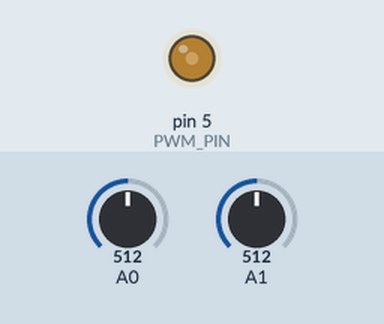
A sketch run on a simulated Arduino Uno, built with avr-gcc and run on an emulated ATmega328P. Shown: output pins drawn as LEDs (lit = HIGH). The inputs (shaded band) are chosen by the test bench; at power-on: A1 = 512, A0 = 512.

Above: at 1.3 s.
1.4 s: A1 set to 900
At 3.6 s:
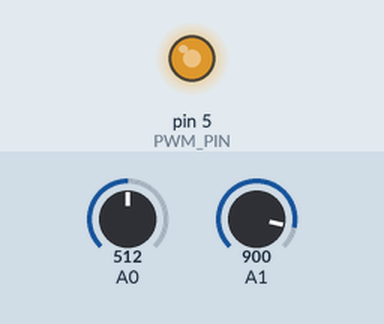
4.4 s: A1 set to 660
7.4 s: A1 set to 631
At 8.3 s:
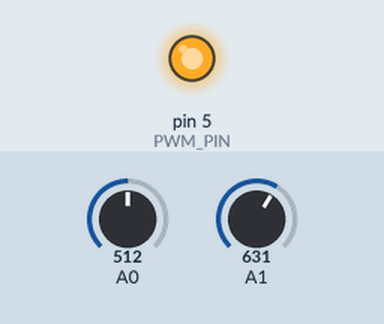
12.0 s: A0 set to 265
13.5 s: A1 set to 708
16.5 s: A1 set to 731
At 18.3 s:
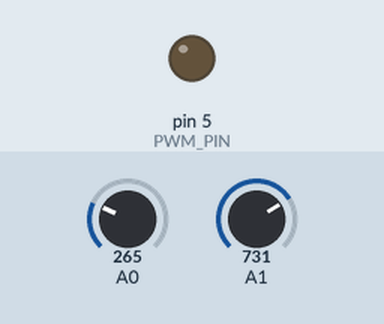
Timing chart, 0 to 19.5 s (numbered marks = the images above; inputs shaded):
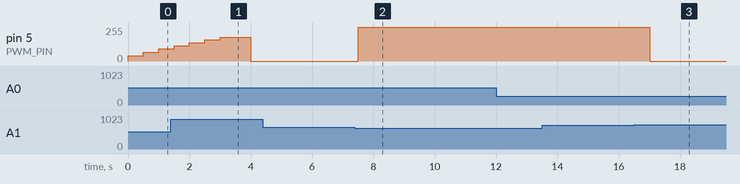

The sketch:

MegaMonsterFridge.ino
```cpp
// MegaMonster Peltier Fridge
// Kent Altobelli

#include "Fridge.h"

#define LOOP_TIME 500  // ms

#define SS_SIG 30  // Based on thermal leakage (rqd for steady state)
#define P_COEF 10
#define I_COEF 0
#define D_COEF 0


CFridge fridge;  // Instance of fridge
boolean success;


void setup()
{
  //Serial.begin(9600);
}

void loop()
{
  // Calculate and send control response to peltier to maintain temp
  success = fridge.control_fridge(SS_SIG, P_COEF, I_COEF, D_COEF);

  delay(LOOP_TIME);
}
```

Fridge.cpp
```cpp
#include "Fridge.h"


// Constructor
CFridge::CFridge()
{
  // Use ADC voltage reference of 1.1V for higher resolution
  analogReference(INTERNAL);

  // Set desired temp of fridge
  setTemp = SET_TEMP;

  // Initialize current temp of peltier plate
  peltTemp[0] = read_temp(PELT_THERM);

  // Initialize current temp of fridge
  fridgeTemp[0] = read_temp(FRIDGE_THERM);
}


// Destructor
CFridge::~CFridge() {}


// Calculate control response for fridge
boolean CFridge::control_fridge(int SS, int P, int I, int D)
{
  // Collect current data
  collect_data();

  // Calculate control response and force upper and lower limits
  float ctrlResponse = (float)SS + (float)P*fridgeError + (float)D*(fridgeTemp[1]-fridgeTemp[0]);
  if (ctrlResponse > 255)
    ctrlResponse = 255;
  else if (ctrlResponse < 0)
    ctrlResponse = 0;

  // Attempt to send control response to the peltier plate, return successful or not
  return(power_pelt(ctrlResponse));
}


//~~~~~~~~~~~~~~~~~~~~~~~~~~~~~~~~~~~~~~~~~~~~~~~~~~~~~~~~~~~~~~~~~~~~~~~~~~~~~~~~~~~~~~~~~~~~~~


// Read fridge temp and calculate error
void CFridge::collect_data()
{
  // Shift data, measure and filter peltier temp
  peltTemp[1] = peltTemp[0];
  peltTemp[0] = (PELT_FILT_COEF * read_temp(PELT_THERM)) + ((1-PELT_FILT_COEF) * peltTemp[1]);

  // Shift data, measure and filter fridge temp
  fridgeTemp[1] = fridgeTemp[0];
  fridgeTemp[0] = (TEMP_FILT_COEF * read_temp(FRIDGE_THERM)) + ((1-TEMP_FILT_COEF) * fridgeTemp[1]);

  // Calculate fridge error (current - last)
  fridgeError = fridgeTemp[0] - SET_TEMP;
}


// Read temperature (C) from an analog pin
float CFridge::read_temp(int pin)
{
  // Read and convert to Celcius using 1.1V ADC reference
  return((float)analogRead(pin) / 9.31);
}


// Send PWM signal to peltier plate
boolean CFridge::power_pelt(int pwm)
{
  boolean success = true;

  // Check for overheat condition
  if (peltTemp[0] >= MAX_PELT_TEMP)
  {
    // Completely turn off peltier plate and turn on fan
    pinMode(PWM_PIN, OUTPUT);
    digitalWrite(PWM_PIN, LOW);
    digitalWrite(PELT_FAN, HIGH);
    success = false;  // Unsuccessful setting of peltier PWM
  }
  // If peltier is cool enough (with hysteresis of 3degC)
  else if (peltTemp[0] <= (MAX_PELT_TEMP - 3.0))
  {
    // Send PWM signal
    analogWrite(PWM_PIN, pwm);

    // Check to see if fan should be on or off (hysteresis of 10degC)
    if (peltTemp[0] >= (SAFE_PELT_TEMP + 10.0))
      digitalWrite(PELT_FAN, HIGH);
    else if (peltTemp[0] <= SAFE_PELT_TEMP)
      digitalWrite(PELT_FAN, LOW);
  }

  return(success);
}
```

Fridge.h
```cpp
#ifndef _FRDIGE_H
#define _FRIDGE_H

#include <Arduino.h>


// Constants
#define TEMP_FILT_COEF .05  // Will change slowly
#define PELT_FILT_COEF .2   // May change quickly

// Setpoint values (Celcius)
#define SET_TEMP 1.6
#define MAX_PELT_TEMP 75.0
#define SAFE_PELT_TEMP 25.0
#define MAX_COOL_PWM 100.0


// Outputs
#define PELT_FAN 4         // D
#define PWM_PIN 5          // A

// Inputs
#define FRIDGE_THERM 0     // A
#define PELT_THERM 1       // A


// Monster cooling fridge
class CFridge {
public:
  CFridge();
  ~CFridge();
  boolean control_fridge(int SS, int P, int I, int D);

private:
  float setTemp;
  float peltTemp[2];
  float fridgeTemp[2];
  float fridgeError;
  void collect_data();
  float read_temp(int pin);
  boolean power_pelt(int pwm);
};


#endif
```

Measured:
- the behaviour switches between 650 and 649 on A1 (found by bisection; images 1 and 2)
- the behaviour switches between 715 and 716 on A1 (found by bisection; images 2 and 3)
- after the input at 4.4 s, every drawn part: stays the same
- after the input at 7.4 s, pin 5 (PWM_PIN): 0/255 → 255/255 after 0.11 s instead of 1.1 s
- after the input at 12.0 s, every drawn part: stays the same
- after the input at 13.5 s, every drawn part: stays the same
- after the input at 16.5 s, pin 5 (PWM_PIN): 255/255 → 0/255 after 0.52 s instead of 1.5 s
